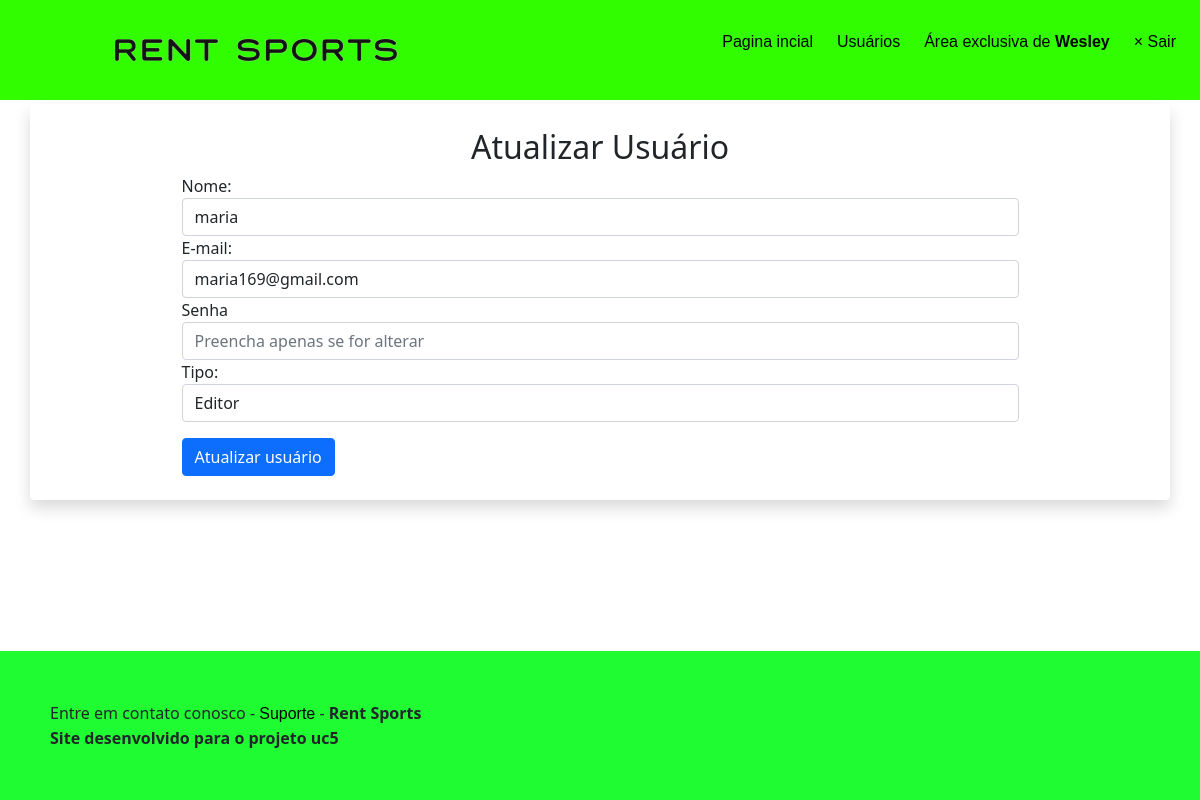
Screenshot of /admin/usuario-atualiza.php?id=16 (signed in) with the database file from the repository.
### tables this page shows
CREATE TABLE `usuarios` (
  `id` smallint(6) NOT NULL,
  `nome` varchar(45) NOT NULL,
  `email` varchar(40) NOT NULL,
  `senha` varchar(255) NOT NULL,
  `tipo` enum('admin','editor') NOT NULL
);

### includes/funcoes-usuarios.php (called while the page is built, shortened)
<?php
function lerUmUsuario(mysqli $conexao, int $id):array{
    $sql = "SELECT id, nome, email, tipo, senha FROM usuarios
    WHERE id = $id";
    $resultado = mysqli_query($conexao, $sql) or die(mysqli_error($conexao));
    return mysqli_fetch_assoc($resultado);
}

### admin/usuario-atualiza.php (the view, shortened to what this page needs)
<?php
require "../includes/cabecalho-admin.php";
require "../includes/funcoes-usuarios.php";
$id = filter_input(INPUT_GET, 'id', FILTER_SANITIZE_NUMBER_INT);
$usuario = lerUmUsuario($conexao, $id);
?>
<div class="row">
  <article class="col-12 bg-white rounded shadow my-1 py-4">
    <h2 class="text-center">Atualizar Usuário</h2>
    <form class="mx-auto w-75" action="" method="post" id="form-atualizar" name="form-atualizar">
      <div class="form-group">
        <label for="nome">Nome:</label>
        <input value="<?=$usuario['nome']?>" class="form-control" required type="text" id="nome" name="nome">
      </div>
      <div class="form-group">
        <label for="email">E-mail:</label>
        <input value="<?=$usuario['email']?>" class="form-control" required type="email" id="email" name="email">
      </div>
      <div class="form-group">
        <label for="nova-senha">Senha</label>
        <input class="form-control" type="password" id="senha" name="senha" placeholder="Preencha apenas se for alterar">
      </div>
      <div class="form-group">
        <label for="tipo">Tipo:</label>
        <select class="form-control" name="tipo" id="tipo" required>
          <option <?php if($usuario['tipo'] == 'editor') echo " selected "?> value="editor">Editor</option>
        </select>
      </div>
      <button class="btn btn-primary mt-3" name="atualizar">Atualizar usuário</button>
    </form>
  </article>
</div>
<?php
require "../includes/rodape.php";
?>

### css/projeto.css (style rules this page uses)
* { box-sizing: border-box; margin: 0; padding: 0%; }
h2 { text-align: center; }
body { display: flex; min-height: 100vh; flex-direction: column; background-attachment: fixed; }
select { border: 2px solid #32fc00; }

### rows the page displays
usuarios: nome "maria", email "maria169@gmail.com", tipo "Editor"

### other values shown
$_SESSION['nome'] "Wesley"
